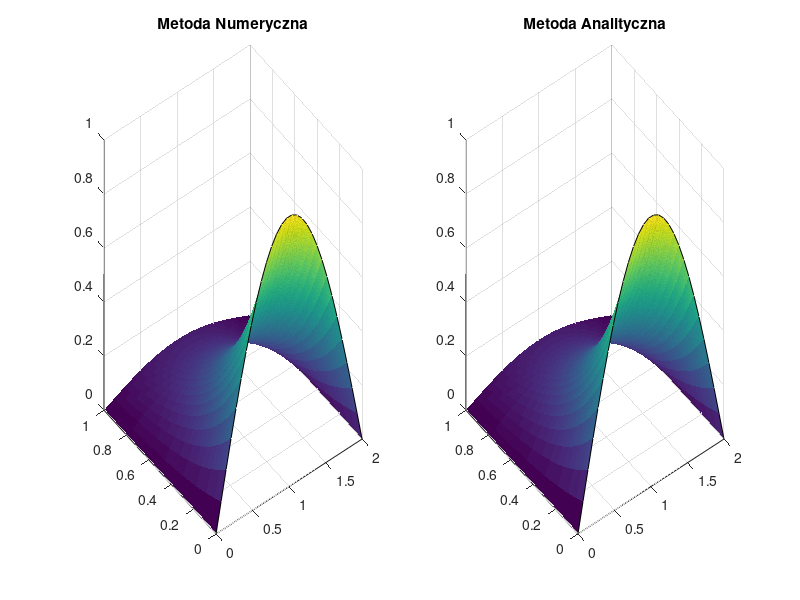

MATLAB code to generate this figure:
clc,clear all
tic
%rozwi�zanie analityczne
G = @(x,t) sin(pi.*x./2).*exp(-(pi.^2).*t./4);

%przedzia� omega
xa=0;
xb=2;
yc=0;
yd=1;

%warunki brzegowe
u1 = @(x) 0;
u2 = @(x) 0;
u3 = @(x,t) sin(pi*x/2);

licznik=0;
%siatka
m=30;
D=1;
deltax=(xb-xa)/(m-1);
x=[xa:deltax:xb];         %przedzia� przestrzenny
deltat=(deltax^2)/(20*D); %dzielimy od razu przez 10, aby warto�� nie by�a blisko deltat graniczne
n_end=floor(yd/deltat)+1;
t=[0:deltat:1];           %przedzia� czasowy

%macierz
psi=zeros(n_end,length(x)); %utworzenie pustej macierzy

%dodanie warunku pocz�tkowego
psi(1,:) = u3(x);
psi(:,1) = u1(t);
psi(:,m) = u2(t);

A = (2+(deltax^2)/(deltat))*diag(eye(m-2));
B = diag(A) + -1*diag(diag(eye(m-3)),-1) + -1*diag(diag(eye(m-3)),1);
for n=2:n_end
  F = diag(eye(m-2)) * deltax^2/deltat .* psi(n-1,2:m-1)';
  F(1) = F(1) + psi(n,1);
  F(length(F)) = F(length(F)) + psi(n, m);  
  psi(n,2:m-1) = linsolve(B,F);
  licznik = licznik+1;
end

[X,T] = meshgrid(x,t);
subplot(1,2,1)
surf(X,T,psi)
title('Metoda Numeryczna')
subplot(1,2,2)
surf(X,T,(G(X,T)))
title('Metoda Analityczna')
Error=max(max(abs(psi-G(X,T))));
licznik
toc